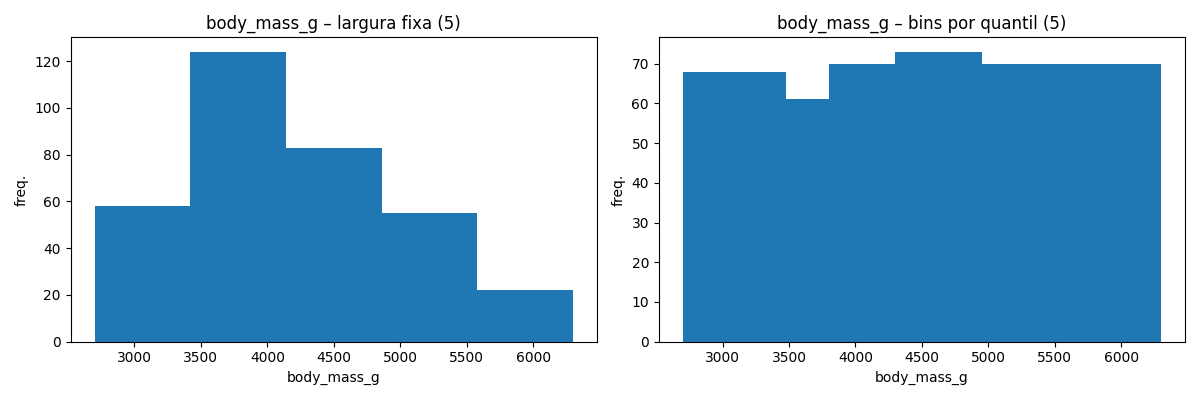

Write Python code to recreate this figure.
import pandas as pd
import seaborn as sns
import matplotlib.pyplot as plt

penguins = sns.load_dataset("penguins")
var = "body_mass_g"
data = penguins[var].dropna()

n_bins = 5
fixed_bins = pd.cut(data, bins=n_bins)
fixed_counts = fixed_bins.value_counts().sort_index()

#--------------Por quantis
quantile_bins = pd.qcut(data, q=n_bins)
quantile_counts = quantile_bins.value_counts().sort_index()

#---------------Tabela comparativa
comparison = pd.DataFrame({
    "Fixed-width bins": fixed_counts,
    "Quantile bins": quantile_counts
})
print(comparison, "\n")

fig, axes = plt.subplots(1, 2, figsize=(12, 4))

# ---------------- largura fixa
axes[0].hist(data, bins=n_bins)
axes[0].set_title(f"{var} – largura fixa ({n_bins})")
axes[0].set_xlabel(var)
axes[0].set_ylabel("freq.")

# -----------------quantis
edges = [iv.left for iv in quantile_bins.cat.categories] \
        + [quantile_bins.cat.categories[-1].right]
axes[1].hist(data, bins=edges)
axes[1].set_title(f"{var} – bins por quantil ({n_bins})")
axes[1].set_xlabel(var)
axes[1].set_ylabel("freq.")

plt.tight_layout()
plt.savefig("ex4.png")
